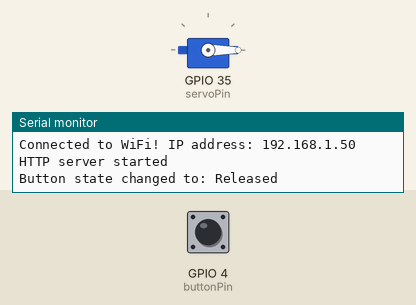
Recording of a sketch running on a simulated ESP32. On the bench: servo, the last lines printed to the serial monitor. The inputs (shaded band) are chosen by the test bench; at power-on: GPIO 4 (buttonPin) HIGH. WiFi joins after 1.5 s; servers stay silent unless stated.

Above: at 3.2 s.
3.3 s: GPIO 4 (buttonPin) pulled LOW for 0.15 s
At 3.37 s:
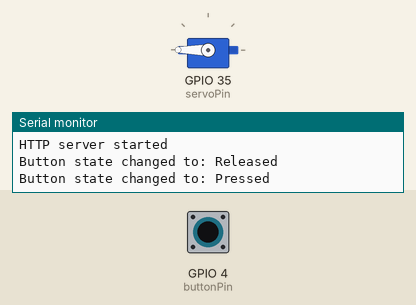
7.9 s: GPIO 4 (buttonPin) pulled LOW for 3.2 s
At 11.5 s:
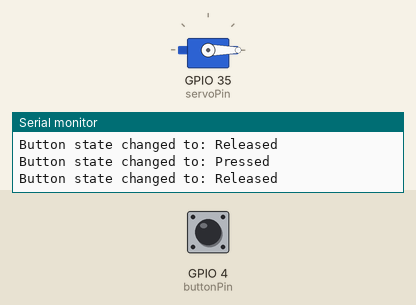
Timing chart, 0 to 13.0 s (numbered marks = the images above; inputs shaded):
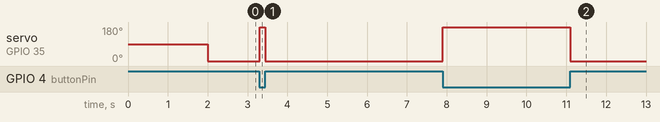

Measured:
- after the input at 3.3 s, servo on GPIO 35 (servoPin): 0° → 180° at once, → 0° 0.15 s later
- after the input at 7.9 s, servo on GPIO 35 (servoPin): 0° → 180° at once, → 0° 3.2 s later

The sketch:

websocket.ino
```cpp
#include <WiFi.h>
#include <AsyncTCP.h>
#include <ESPAsyncWebServer.h>
#include <ESP32Servo.h>
#include <Arduino_JSON.h>

// Pin assignments
const int buttonPin = 4;   // Button input pin
const int servoPin = 35;   // Servo control pin

// Button state variables
int buttonState = 0;      // Current state of the button
int lastButtonState = 0;  // Previous state of the button

// Servo configuration
Servo myServo;
int servoPos = 0;         // Current position of servo

// WiFi credentials
const char* ssid = "YOUR_WIFI_SSID";
const char* password = "YOUR_WIFI_PASSWORD";

// Create AsyncWebServer object on port 80
AsyncWebServer server(80);
AsyncWebSocket ws("/ws");

// JSON Variable to hold sensor readings
JSONVar readings;

// Timer variables for periodic updates
unsigned long lastTime = 0;
unsigned long timerDelay = 100;  // Send updates every 100ms

// HTML webpage
const char index_html[] PROGMEM = R"rawliteral(
<!DOCTYPE html>
<html>
<head>
    <title>ESP32 Button to Servo Control</title>
    <meta name="viewport" content="width=device-width, initial-scale=1">
    <style>
    body { font-family: Arial; text-align: center; margin: 0px auto; padding: 15px; }
    .button {
        padding: 15px 50px;
        font-size: 24px;
        background-color: #4CAF50;
        color: white;
        border: none;
        border-radius: 5px;
        cursor: pointer;
        margin: 10px;
    }
    .slider {
        width: 300px;
        margin: 20px auto;
    }
    .status {
        font-size: 18px;
        margin: 20px 0;
    }
    </style>
</head>
<body>
    <h1>ESP32 Button to Servo Control</h1>

    <div class="status">
    Button State: <span id="buttonState">Unknown</span>
    </div>

    <div>
    <input type="range" min="0" max="180" value="90" class="slider" id="servoSlider">
    <p>Servo Position: <span id="servoPos">90</span>°</p>
    </div>

    <button class="button" id="btn0deg">0°</button>
    <button class="button" id="btn90deg">90°</button>
    <button class="button" id="btn180deg">180°</button>

    <script>
    var gateway = `ws://${window.location.hostname}/ws`;
    var websocket;

    // Connect to WebSocket server
    window.addEventListener('load', onLoad);

    function onLoad(event) {
        initWebSocket();

        // Set up event listeners for buttons
        document.getElementById('btn0deg').addEventListener('click', () => {
        sendServoPosition(0);
        });

        document.getElementById('btn90deg').addEventListener('click', () => {
        sendServoPosition(90);
        });

        document.getElementById('btn180deg').addEventListener('click', () => {
        sendServoPosition(180);
        });

        // Set up slider event listener
        document.getElementById('servoSlider').addEventListener('input', function() {
        let position = this.value;
        document.getElementById('servoPos').textContent = position;
        sendServoPosition(parseInt(position));
        });
    }

    function initWebSocket() {
        console.log('Trying to open a WebSocket connection...');
        websocket = new WebSocket(gateway);
        websocket.onopen = onOpen;
        websocket.onclose = onClose;
        websocket.onmessage = onMessage;
    }

    function onOpen(event) {
        console.log('Connection opened');
    }

    function onClose(event) {
        console.log('Connection closed');
        setTimeout(initWebSocket, 2000);
    }

    function onMessage(event) {
        console.log('Received: ' + event.data);
        var data = JSON.parse(event.data);

        if (data.hasOwnProperty('buttonState')) {
        document.getElementById('buttonState').textContent =
            data.buttonState == "1" ? "Pressed" : "Released";
        }

        if (data.hasOwnProperty('servoPos')) {
        document.getElementById('servoPos').textContent = data.servoPos;
        document.getElementById('servoSlider').value = data.servoPos;
        }
    }

    function sendServoPosition(position) {
        var data = {
        action: 'setServo',
        position: position
        };
        websocket.send(JSON.stringify(data));
    }
    </script>
</body>
</html>
)rawliteral";

// Initialize WiFi
void initWiFi() {
    WiFi.mode(WIFI_STA);
    WiFi.begin(ssid, password);
    Serial.print("Connecting to WiFi...");
    while (WiFi.status() != WL_CONNECTED) {
    Serial.print('.');
    delay(1000);
    }
    Serial.println("");
    Serial.print("Connected to WiFi! IP address: ");
    Serial.println(WiFi.localIP());
}

// Send current button state and servo position to connected WebSocket clients
void notifyClients() {
    JSONVar data;
    data["buttonState"] = String(buttonState);
    data["servoPos"] = String(servoPos);
    String jsonString = JSON.stringify(data);
    ws.textAll(jsonString);
}

// Handle incoming WebSocket messages
void handleWebSocketMessage(void *arg, uint8_t *data, size_t len) {
    AwsFrameInfo *info = (AwsFrameInfo*)arg;
    if (info->final && info->index == 0 && info->len == len && info->opcode == WS_TEXT) {
    // Null-terminate the data to treat it as a string
    data[len] = 0;

    // Parse JSON message
    String message = String((char*)data);
    JSONVar jsonObject = JSON.parse(message);

    // Check if JSON parsing was successful
    if (JSON.typeof(jsonObject) == "undefined") {
        Serial.println("JSON parsing failed!");
        return;
    }

    // Check if it's a servo control message
    if (jsonObject.hasOwnProperty("action") && jsonObject.hasOwnProperty("position")) {
        if (String((const char*)jsonObject["action"]) == "setServo") {
        servoPos = (int)jsonObject["position"];

        // Move the servo to the specified position
        myServo.write(servoPos);
        Serial.print("Moving servo to: ");
        Serial.println(servoPos);

        // Notify all clients of the new position
        notifyClients();
        }
    }
    }
}

// WebSocket event handler
void onEvent(AsyncWebSocket *server, AsyncWebSocketClient *client, AwsEventType type, void *arg, uint8_t *data, size_t len) {
    switch (type) {
    case WS_EVT_CONNECT:
        Serial.printf("WebSocket client #%u connected from %s\n", client->id(), client->remoteIP().toString().c_str());
        // Send current state to newly connected client
        notifyClients();
        break;
    case WS_EVT_DISCONNECT:
        Serial.printf("WebSocket client #%u disconnected\n", client->id());
        break;
    case WS_EVT_DATA:
        handleWebSocketMessage(arg, data, len);
        break;
    case WS_EVT_PONG:
    case WS_EVT_ERROR:
        break;
    }
}

// Initialize WebSocket server
void initWebSocket() {
    ws.onEvent(onEvent);
    server.addHandler(&ws);
}

// HTML template processor (not used in this example but kept for expandability)
String processor(const String& var) {
    return String();
}

void setup() {
    // Serial port for debugging purposes
    Serial.begin(115200);

    // Initialize button pin as input
    pinMode(buttonPin, INPUT_PULLUP);  // Using internal pull-up resistor

    // Initialize servo
    ESP32PWM::allocateTimer(0);  // Allocate timer for servo
    myServo.setPeriodHertz(50);  // Standard 50Hz servo
    myServo.attach(servoPin, 500, 2400);  // Attach servo to pin with min/max pulse values

    // Initialize WiFi and WebSocket
    initWiFi();
    initWebSocket();

    // Route for root / web page
    server.on("/", HTTP_GET, [](AsyncWebServerRequest *request) {
    request->send_P(200, "text/html", index_html, processor);
    });

    // Start server
    server.begin();
    Serial.println("HTTP server started");

    // Set initial servo position
    myServo.write(90);
    servoPos = 90;
}

void loop() {
    // Read button state
    buttonState = digitalRead(buttonPin);

    // If button state changed, notify clients
    if (buttonState != lastButtonState) {
    Serial.print("Button state changed to: ");
    Serial.println(buttonState == HIGH ? "Released" : "Pressed");

    // If button is pressed (LOW with pull-up), move servo to 180, otherwise to 0
    if (buttonState == LOW) {
        servoPos = 180;
        myServo.write(servoPos);
    } else {
        servoPos = 0;
        myServo.write(servoPos);
    }

    notifyClients();
    lastButtonState = buttonState;
    }

    // Update clients periodically in case any other state changes
    if ((millis() - lastTime) > timerDelay) {
    notifyClients();
    lastTime = millis();
    }

    ws.cleanupClients();
}
```
